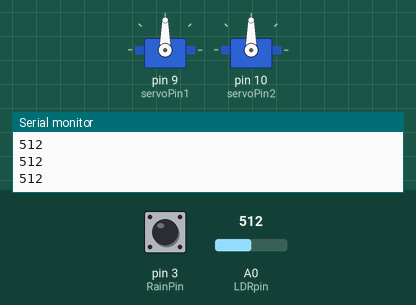
Simulated run of this sketch. Board: Arduino Uno, built with avr-gcc and run on an emulated ATmega328P. Shown: 2 × servo, the last lines printed to the serial monitor. The inputs (shaded band) are chosen by the test bench; at power-on: A0 (LDRpin) = 512, pin 3 (RainPin) HIGH.

Above: at 5.4 s.
5.5 s: A0 (LDRpin) set to 693
7.0 s: A0 (LDRpin) set to 718
At 7.63 s:
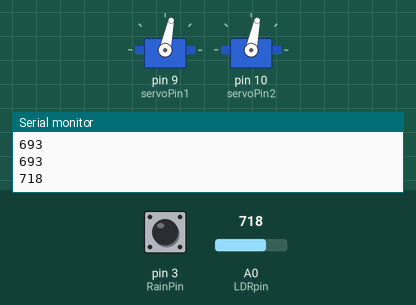
At 8.59 s:
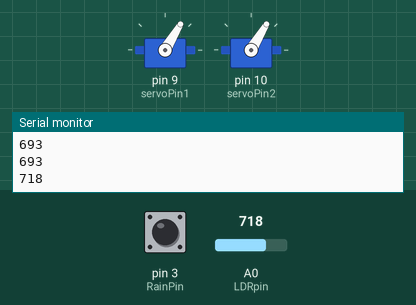
10.0 s: A0 (LDRpin) set to 690
At 11.61 s:
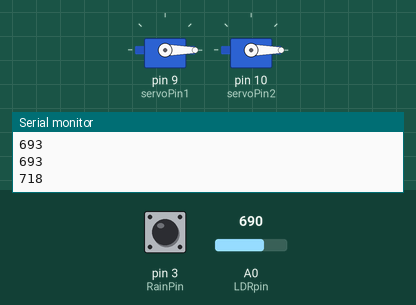
Timing chart, 0 to 17.7 s (numbered marks = the images above; inputs shaded):
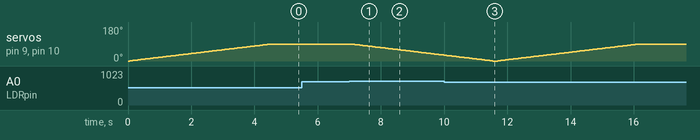

The sketch:

code.ino
```cpp
#include <Servo.h>
Servo servo1;
Servo servo2;
const int servoPin1 = 9;
const int servoPin2 = 10;

#define LDRpin A0
int LDRValue;

#define RainPin 3
int rainValue;

bool servosOpen = false;
bool servosClosed = false;

int servo_motor_open(int x);
int servo_motor_close(int x);

void setup() {
  servo1.attach(servoPin1);
  servo2.attach(servoPin2);
  pinMode(LDRpin, INPUT);
  pinMode(RainPin, INPUT);
  Serial.begin(9600);

  servosClosed = true;
  servosOpen = false; // Ensure this is false initially
}


void loop(){
  LDRValue = analogRead(LDRpin);
  Serial.println(LDRValue);
  rainValue = digitalRead(RainPin);

  if(rainValue == 0){
    if(!servosClosed){
      servo_motor_close(90);
      servosClosed = true;
      servosOpen = false;
    }
  }
  else{
    if(LDRValue <= 700){
      if(!servosOpen){
        servo_motor_open(0);
        servosOpen = true;
        servosClosed = false;
      }
    }
    else{
      if(!servosClosed){
        servo_motor_close(90);
        servosClosed = true;
        servosOpen = false;
      }
    }
  }
  delay(50);
}

int servo_motor_open(int x){
  for(x=0;x<=90;x++){
    servo1.write(x);
    servo2.write(x);
    delay(50);
  }
}

int servo_motor_close(int x){
  for(x=90;x>=0;x--){
    servo1.write(x);
    servo2.write(x);
    delay(50);
  }
}
```

Measured:
- the behaviour switches between 700 and 701 on A0 (LDRpin) (found by bisection; images 0 and 1)
- after the input at 7.0 s, servo on pin 9 (servoPin1), servo on pin 10 (servoPin2): moves from 90° to 31° over 2.9 s, starting after 0.08 s
